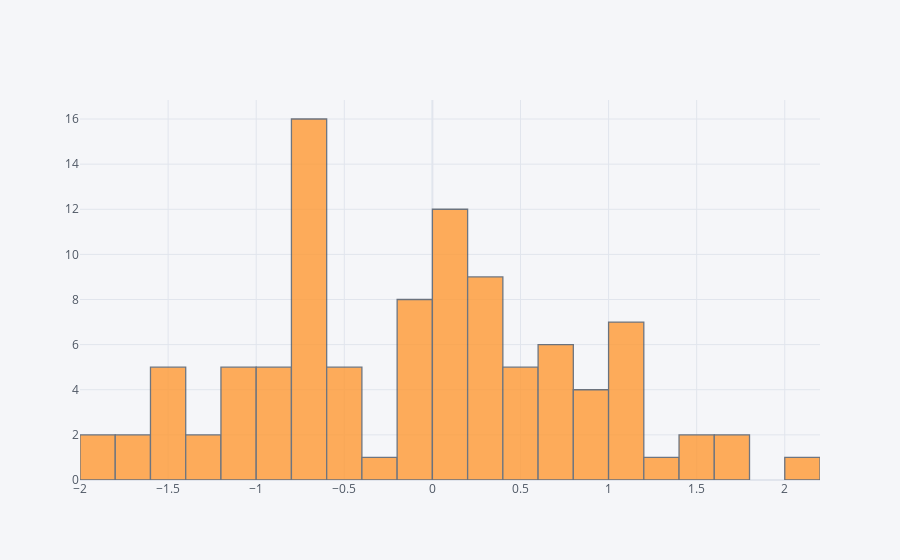

Here is the notebook cell this chart was saved with:
### Markdown cell above
## histogram

### Code cell
df['A'].iplot(kind='hist',bins=25)

### Figure 1 — Plotly figure (JSON) as saved in the notebook; plotly's stock layout.template omitted (floating-point values rounded to 4 significant figures)
{"data": [{"histfunc": "count", "histnorm": "", "marker": {"color": "rgba(255, 153, 51, 1.0)", "line": {"color": "#4D5663", "width": 1.3}}, "name": "A", "nbinsx": 25, "opacity": 0.8, "orientation": "v", "type": "histogram", "x": [0.194, 0.01199, -0.9197, -0.5438, 0.7835, -0.6708, -1.227, -1.595, -0.9908, -1.19, 1.066, 2.094, -0.7653, 1.434, 0.1026, 0.5415, 0.622, -0.04485, 0.6955, -0.1196, 1.027, 0.6507, -0.7064, 1.657, 1.147, -0.4953, 1.184, -0.7724, 0.2527, -0.7889, 0.2307, -1.807, 0.773, -0.6383, 0.0442, -0.4203, 0.4062, 0.5656, -0.6146, -0.6778, -0.8858, 0.2354, -0.6475, -1.627, -0.6443, 0.1598, -1.585, -0.7363, -0.7776, -1.161, 0.2365, -0.04612, -0.02903, -0.8685, 0.2936, -0.8739, 1.24, -1.091, -0.6049, 0.08859, -1.03, -1.764, -0.1437, 0.149, -0.6076, -1.983, 0.4042, 0.9457, -0.6756, 0.8714, 0.4739, 0.3148, -0.2047, 0.1449, -1.589, 0.9561, 1.731, 0.9642, 0.1876, -1.468, -1.397, -0.1585, 0.2517, 0.3918, 1.002, 0.2135, 0.172, -0.6589, 1.195, 1.573, 0.1797, 1.175, 0.01748, -1.196, -0.1245, -0.5533, -0.5706, 0.7525, -0.1574, -1.483]}], "layout": {"barmode": "overlay", "legend": {"bgcolor": "#F5F6F9", "font": {"color": "#4D5663"}}, "paper_bgcolor": "#F5F6F9", "plot_bgcolor": "#F5F6F9", "title": {"font": {"color": "#4D5663"}}, "xaxis": {"gridcolor": "#E1E5ED", "showgrid": true, "tickfont": {"color": "#4D5663"}, "title": {"font": {"color": "#4D5663"}, "text": ""}, "zerolinecolor": "#E1E5ED"}, "yaxis": {"gridcolor": "#E1E5ED", "showgrid": true, "tickfont": {"color": "#4D5663"}, "title": {"font": {"color": "#4D5663"}, "text": ""}, "zerolinecolor": "#E1E5ED"}}}
